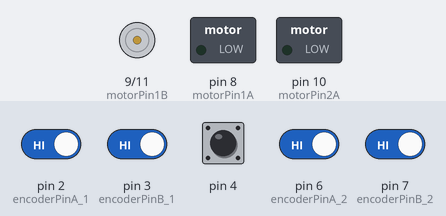
The sketch below on a simulated Arduino Uno, built with avr-gcc and run on an emulated ATmega328P. Shown: motor-driver pin pairs drawn as motors (green arrow = first pin HIGH = forward, orange = second pin HIGH = backward, longer = more drive), switched loads named in the sketch (green lamp = pin HIGH). Inputs (shaded band) come from the test bench; at power-on: pin 2 (encoderPinA_1), pin 3 (encoderPinB_1), pin 4, pin 6 (encoderPinA_2), pin 7 (encoderPinB_2) HIGH. What the sketch prints to the serial monitor is not drawn.

Above: at 1.2 s.
1.3 s: pin 4 pulled LOW for 1 s
At 1.46 s:
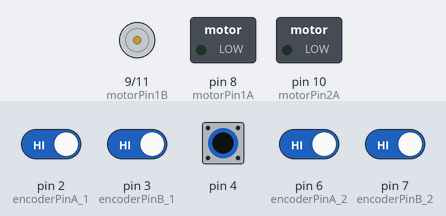
3.8 s: pin 4 pulled LOW for 3.2 s
At 7.7 s:
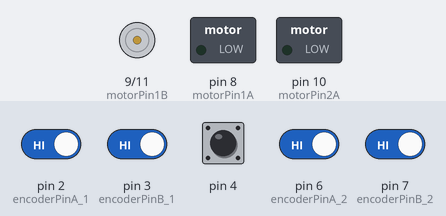
Timing chart, 0 to 9.2 s (numbered marks = the images above; inputs shaded):
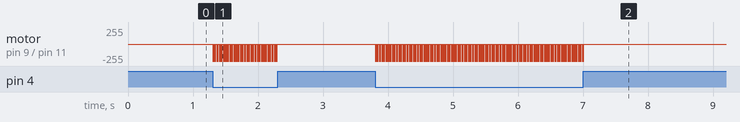

Measured:
- after the input at 1.3 s, motor on pin 9 (motorPin1B) / pin 11 (motorPin2B): alternates backward 255/255 for 0.01 s and stopped for 0.01 s, 100 changes in all, then stays stopped, starting at once
- after the input at 3.8 s, motor on pin 9 (motorPin1B) / pin 11 (motorPin2B): alternates backward 255/255 for 0.01 s and stopped for 0.01 s, 320 changes in all, then stays stopped, starting at once

The sketch:

Testing3.ino
```cpp
// Libraries
#include <Arduino.h>

// Define pin numbers
const int encoderPinA_1 = 2;    // Encoder pin A for motor 1
const int encoderPinB_1 = 3;    // Encoder pin B for motor 1
const int motorPin1A = 8;       // Motor 1 control pin A
const int motorPin1B = 9;       // Motor 1 control pin B
const int encoderPinA_2 = 6;    // Encoder pin A for motor 2
const int encoderPinB_2 = 7;    // Encoder pin B for motor 2
const int motorPin2A = 10;      // Motor 2 control pin A
const int motorPin2B = 11;      // Motor 2 control pin B

// Variables
volatile int encoderPos_1 = 0;      // Current encoder position for motor 1
volatile int encoderLastPos_1 = 0;  // Previous encoder position for motor 1
volatile int encoderPos_2 = 0;      // Current encoder position for motor 2
volatile int encoderLastPos_2 = 0;  // Previous encoder position for motor 2
boolean reversePlayback = false;    // Flag to indicate reverse playback

void setup() {
  // Set encoder pins as inputs with pullup resistors
  pinMode(encoderPinA_1, INPUT);
  pinMode(encoderPinB_1, INPUT);
  pinMode(encoderPinA_2, INPUT_PULLUP);
  pinMode(encoderPinB_2, INPUT_PULLUP);

  // Set motor control pins as outputs
  pinMode(motorPin1A, OUTPUT);
  pinMode(motorPin1B, OUTPUT);
  pinMode(motorPin2A, OUTPUT);
  pinMode(motorPin2B, OUTPUT);

  // Initialize motor pins to LOW
  digitalWrite(motorPin1A, LOW);
  digitalWrite(motorPin1B, LOW);
  digitalWrite(motorPin2A, LOW);
  digitalWrite(motorPin2B, LOW);

  // reverse
  Serial.begin(115200);
  pinMode(4,INPUT_PULLUP);
}

void loop() {
  // Record encoder values
  while (!reversePlayback) {
    updateEncoder_1();
    updateEncoder_2();
    // You can perform other tasks here if needed
    if(digitalRead(4) == 0){
      Serial.println("Start Reverse");
      startReversePlayback();
    }
  }

  // Perform reverse playback if flag is set
  if (reversePlayback) {
    // Move motor 1 in reverse direction based on encoder values
    for (int i = encoderPos_1; i >= 0; i--) {
      digitalWrite(motorPin1A, LOW);
      digitalWrite(motorPin1B, HIGH);
      delay(100); // Adjust delay as necessary
      digitalWrite(motorPin1A, LOW);
      digitalWrite(motorPin1B, LOW);
      delay(100); // Adjust delay as necessary
    }

    // Move motor 2 in reverse direction based on encoder values
    for (int i = encoderPos_2; i >= 0; i--) {
      digitalWrite(motorPin2A, LOW);
      digitalWrite(motorPin2B, HIGH);
      delay(10); // Adjust delay as necessary
      digitalWrite(motorPin2A, LOW);
      digitalWrite(motorPin2B, LOW);
      delay(10); // Adjust delay as necessary
    }

    // Reset flag after playback
    reversePlayback = false;
  }
}

// Function to update encoder position for motor 1
void updateEncoder_1() {
  int MSB = digitalRead(encoderPinA_1); // Most significant bit
  int LSB = digitalRead(encoderPinB_1); // Least significant bit
  int encoded = (MSB << 1) | LSB;       // Combine bits

  int sum = (encoderLastPos_1 << 2) | encoded; // Add new bits to the previous position

  if (sum == 0b1101 || sum == 0b0100 || sum == 0b0010 || sum == 0b1011 ||
      sum == 0b1110 || sum == 0b0111 || sum == 0b0001 || sum == 0b1000 ||
      sum == 0b1111 || sum == 0b1100 || sum == 0b1000 || sum == 0b0001 ||
      sum == 0b0000 || sum == 0b0101 || sum == 0b0111 || sum == 0b1010) {
    encoderPos_1--; // Decrement encoder position for clockwise rotation
  } else if (sum == 0b1111 || sum == 0b1100 || sum == 0b1000 || sum == 0b0001 ||
             sum == 0b0000 || sum == 0b0101 || sum == 0b0111 || sum == 0b1010 ||
             sum == 0b1101 || sum == 0b0100 || sum == 0b0010 || sum == 0b1011) {
    encoderPos_1++; // Increment encoder position for counterclockwise rotation
  }

  encoderLastPos_1 = encoded; // Update previous position
  Serial.println(encoded);
}

// Function to update encoder position for motor 2
void updateEncoder_2() {
  static int lastState_2 = 0;
  int state_2 = digitalRead(encoderPinA_2);
  if ((lastState_2 == LOW) && (state_2 == HIGH)) {
    int dir_2 = digitalRead(encoderPinB_2);
    encoderPos_2 += (dir_2 == LOW) ? -1 : 1;
  }
  lastState_2 = state_2;
}

// Function to initiate reverse playback
void startReversePlayback() {
  reversePlayback = true;
}
```
